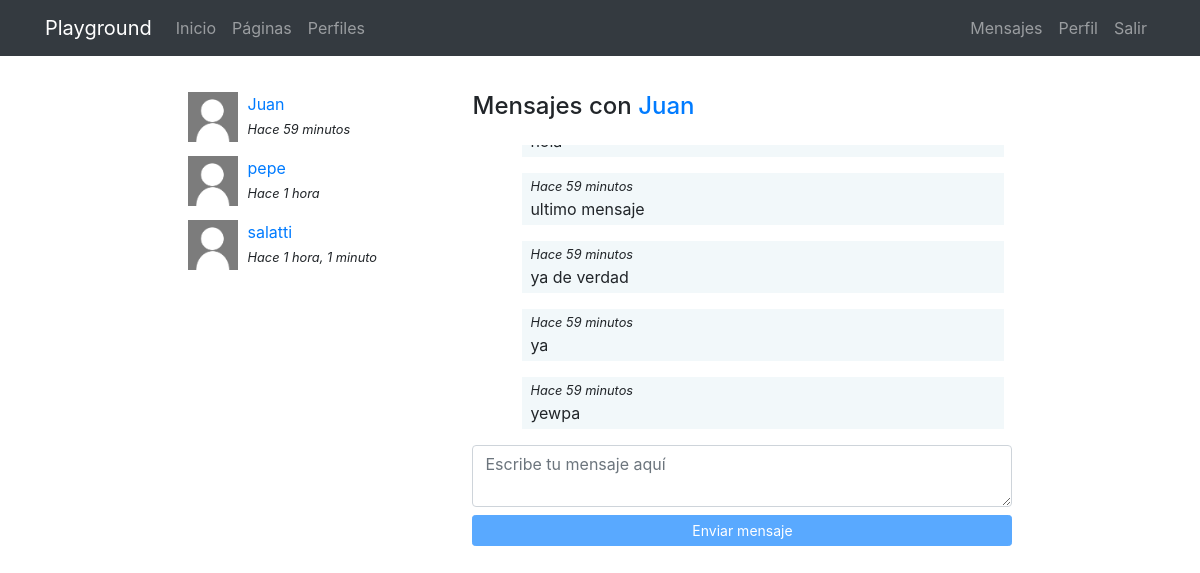
Screenshot of /messenger/thread/1/ (signed in) with the database file from the repository.
### messenger/models.py (models this page shows)
class Thread(models.Model):
    users = models.ManyToManyField(User, related_name='threads')
    messages = models.ManyToManyField(Message)
    updated = models.DateTimeField(auto_now=True)
    objects = ThreadManager()
    class Meta:
        ordering = ['-updated']

class Message(models.Model):
    user = models.ForeignKey(User, on_delete=models.CASCADE)
    content = models.TextField()
    created = models.DateTimeField(auto_now_add=True)
    class Meta:
        ordering = ['created']

### messenger/views.py (the view)
# urls.py: path('thread/<int:pk>/', ThreadDetail.as_view(), name="detail"),
@method_decorator(login_required, name="dispatch")
class ThreadDetail(DetailView):
    model = Thread
    def get_object(self):
        obj = super(ThreadDetail, self).get_object()
        if self.request.user not in obj.users.all():
            raise Http404()
        return obj

### messenger/templates/messenger/thread_detail.html (shortened to what this page needs)
{% extends 'core/base.html' %}
{% load static %}
{% block content %}
<main role="main">
  <div class="container">
    <div class="row mt-3">
      <div class="col-md-9 mx-auto mb-5">
        <div class="row">
          <div class="col-md-4">
            {% for thread in request.user.threads.all %}
              {% if thread.messages.all|length > 0 %}
                <div class="mb-3">
                  {% for user in thread.users.all %}
                    {% if user != request.user %}
                      {% if user.profile.avatar %}
                        <img src="{{user.profile.avatar.url}}" class="avatar">
                      {% else %}
                        <img src="{% static 'registration/img/no-avatar.jpg' %}" class="avatar">
                      {% endif %}
                      <div>
                        <a href="{% url 'messenger:detail' thread.pk %}">{{user}}</a><br>
                        <small><i>Hace {{thread.messages.last.created|timesince}}</i></small>
                      </div>
                    {% endif %}
                  {% endfor %}
                </div>
              {% endif %}
            {% endfor %}
          </div>
          <div class="col-md-8">
            {% for user in thread.users.all %}
              {% if user != request.user %}
                <h4 class="mb-4">Mensajes con <a href="{% url 'profiles:detail' user %} ">{{user}}</a></h4>
              {% endif %}
            {% endfor %}
            <div class="thread" id="thread">
              {% for message in object.messages.all %}
                <div {% if request.user == message.user %}class="mine mb-3"{% else %}class="other mb-3"{% endif %}>
                  <small><i>Hace {{thread.messages.last.created|timesince}}</i></small><br>
                  {{message.content}}
                </div>
              {% endfor %}
            </div>
            <textarea id="content" class="form-control mb-2" rows="2" placeholder="Escribe tu mensaje aquí"></textarea>
            <button id="send" class="btn btn-primary btn-sm btn-block" disabled>Enviar mensaje</button>
          </div>
        </div>
    </div>
  </div>
</main>
{% endblock %}

### core/static/core/css/main.css (style rules this page uses)
main { padding-top: 20px; }
:root { --jumbotron-padding-y: 3rem; }

### messenger/templates/messenger/thread_detail.html (style rules this page uses)
.avatar { width:50px; height:50px; float:left; margin-right:10px; }
.thread { max-height:300px; overflow-y:auto; padding:0 0.5em; }
.mine { padding:0 0.5em 0.25em; background-color:rgba(230,242,245,.5); width:92%; margin-left:8%; }

### rows the page displays
Thread: messages.last.created "59 minutos"
Thread: messages.last.created "1 hora"
Thread: messages.last.created "1 hora, 1 minuto"
Message: content "ultimo mensaje"
Message: content "ya de verdad"
Message: content "ya"
Message: content "yewpa"

### other values shown
{{ user }} "Juan"
{{ user }} "pepe"
{{ user }} "salatti"
